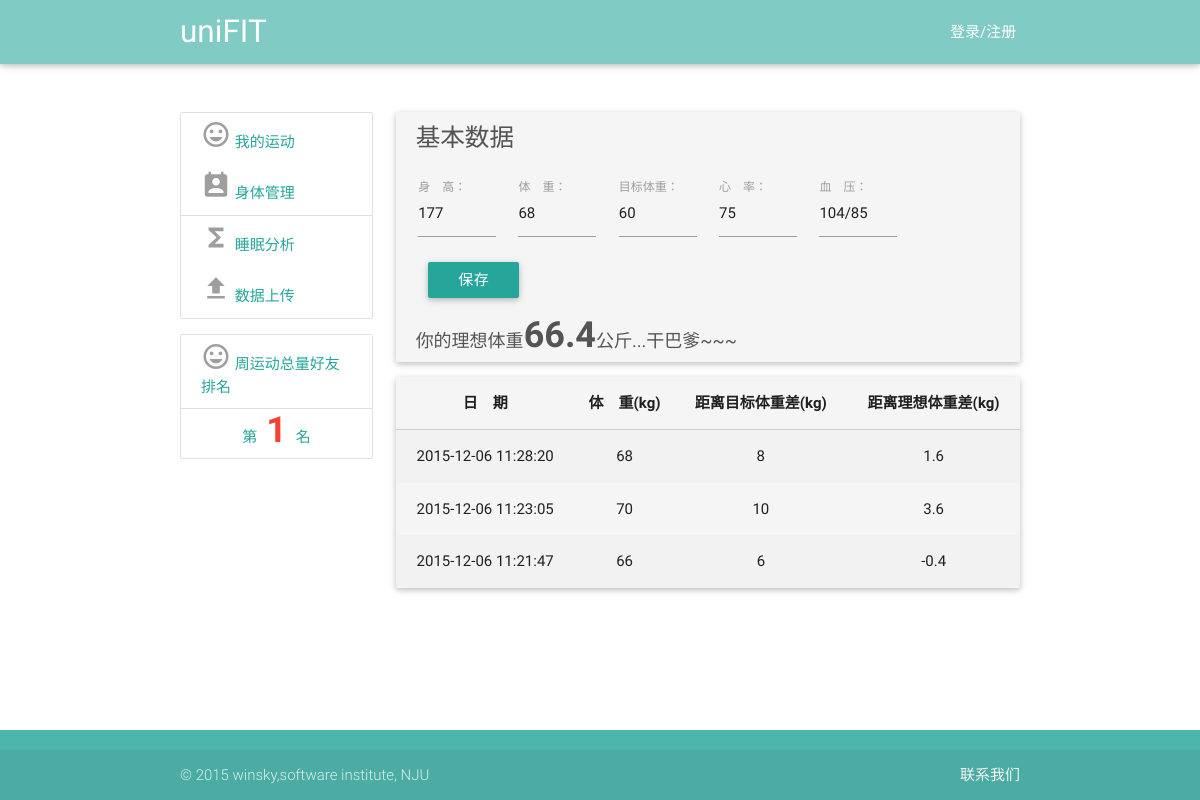
The page /view/bodyManage.php?userName=winsky on the database its author committed.
### tables this page shows
CREATE TABLE userBody(id integer primary key,userName varchar(40),height int,weight int,weightGoal,heart int,blood varchar(20),upLoadTime date);

### service/HealthService.php (called while the page is built, shortened)
<?php
require_once("../utils/SqliteHelper.php");
class HealthService {
    var $db_name_body = "userBody";
    var $db_name_sport = "userSport";
    var $DB = null;
    public function __construct() {
        $this->DB = new SqliteHelper('../data.db');
    }
    public function getStaticsPerWeek($userName) {
        $today = date("Y-m-d", time());
        $week = $this->getCurWeekDay($today);
        $sunday = $week[0];
        $saturday = $week[6];
        $sql = "select sum(meters) as meters_total,sum(minutes) as minutes_total,sum(calories) as calories_total from " . $this->db_name_sport . " where userName='" . $userName . "' and upLoadTime<='" . $saturday . "' and upLoadTime>='" . $sunday . "'";
        $data = $this->DB->getList($sql);
        $meters_total = $data[0]["meters_total"];
        $minutes_total = $data[0]["minutes_total"];
        $calories_total = $data[0]["calories_total"];
        if ($meters_total == "") {
            $meters_total = 0;
        }
        if ($calories_total == "") {
            $calories_total = 0;
        }
        $minutes_total_hour = floor($minutes_total / 24);
        $minutes_total_minute = $minutes_total % 24;
        $result = array("meters_total" => $meters_total,
            "minutes_total_hour" => $minutes_total_hour,
            "minutes_total_minute" => $minutes_total_minute,
            "calories_total" => $calories_total
        );
        return $result;
    }
    private function getCurWeekDay($today) {
        $whichD = date('w', strtotime($today));
        $weeks = array();
        for ($i = 0; $i < 7; $i++) {
            if ($i < $whichD) {
                $date = strtotime($today) - ($whichD - $i) * 24 * 3600;
            } else {
                $date = strtotime($today) + ($i - $whichD) * 24 * 3600;
            }
            $weeks[$i] = date('Y-m-d', $date);
        }
        return $weeks;
    }
    public function getUserBodyData($userName, $num) {
        $sql = "select * from " . $this->db_name_body . " where userName='" . $userName . "' order by upLoadTime desc";
        if ($num > 0) {
            $sql = $sql . " limit " . $num . ";";
        }
        $result = $this->DB->getList($sql);
        $data = array();
        foreach ($result as $rt) {
            $height = $rt["height"];
            $weight = $rt["weight"];
            $weightGoal = $rt["weightGoal"];
            $heart = $rt["heart"];
            $blood = $rt["blood"];
            $upLoadTime = $rt["upLoadTime"];
            $bodyData = array("height" => $height, "weight" => $weight, "weightGoal" => $weightGoal, "heart" => $heart, "blood" => $blood, "upLoadTime" => $upLoadTime);
            array_push($data, $bodyData);
        }
        return $data;
    }
    public function getRank($userName) {
        $data = array();
        $my_data = $this->getStaticsPerWeek($userName)["meters_total"];
        array_push($data, (int)$my_data);
        $sql = "select friends from friends where name='" . $userName . "';";
        $friends = $this->DB->getList($sql);
        foreach ($friends as $friend) {
            foreach ($friend as $myFriend) {
                $friend_data = $this->getStaticsPerWeek($myFriend);
                $meter_total = $friend_data["meters_total"];
                array_push($data, (int)$meter_total);
            }
        }
        rsort($data);
        $rank = 1;
        for ($i = 1; $i <= sizeof($data); $i++) {
            if ($data[$i - 1] == $my_data) {
                $rank = $i;
                break;
            }
        }
        return $rank;
    }
}

### utils/SqliteHelper.php (called while the page is built, shortened)
<?php
class SqliteHelper {
    function __construct($file) {
        try {
            $this->conn = new PDO('sqlite:' . $file);
        } catch (PDOException $e) {
            try {
                $this->conn = new PDO('sqlite2:' . $file);
            } catch (PDOException $e) {
                exit('error!');
            }
        }
    }
    function __destruct() {
        $this->conn = null;
    }
    function query($sql) {
        return $this->conn->query($sql);
    }
    function getList($sql) {
        $recordList = array();
        foreach ($this->RecordArray($sql) as $rstmp) {
            $recordList[] = $rstmp;
        }
        return $recordList;
    }
    function RecordArray($sql) {
        return $this->query($sql)->fetchAll();
    }
}

### view/bodyManage.php (the view, shortened to what this page needs)
<!DOCTYPE html>
<html lang="en">
<head>
    <link href="../css/material_icons.css" rel="stylesheet" media="screen,projection">
    <link href="../css/materialize.css" type="text/css" rel="stylesheet" media="screen,projection"/>
    <link href="../css/style.css" type="text/css" rel="stylesheet" media="screen,projection"/>
</head>
<body onload="write_header();write_footer()">
<header></header>
<?php
$userName = $_GET["userName"];
?>
<div class="main container">
    <div class="row">
        <div class="col s12 l3">
            <div class="collection black-text">
                <a class="collection-item waves-effect waves-light" onclick="return change('events')">
                    <i class="small grey-text mdi-editor-insert-emoticon"></i>
                    我的运动
                </a>
                <a class="collection-item waves-effect waves-light" onclick="return change('body')">
                    <i class="small grey-text mdi-action-perm-contact-cal"></i>
                    身体管理
                </a>
                <a class="collection-item waves-effect waves-light" onclick="return change('sleep')">
                    <i class="small grey-text mdi-editor-functions"></i>
                    睡眠分析
                </a>
                <a class="collection-item waves-effect waves-light" onclick="return change('upload')">
                    <i class="small grey-text mdi-file-file-upload"></i>
                    数据上传
                </a>
            </div>
            <div class="collection black-text">
                <a class="collection-item waves-effect waves-light">
                    <i class="small grey-text mdi-editor-insert-emoticon"></i>
                    周运动总量好友排名
                </a>
                <a class="collection-item waves-effect waves-light center">
                    第<span class="red-text" style="font-size: 36px;font-weight: bold;">
                        <?php
                        require_once("../service/HealthService.php");
                        $healthService = new HealthService();
                        $rank = $healthService->getRank($userName);
                        echo $rank;
                        ?>
                    </span>名
                </a>
            </div>
        </div>
        <div class="col s12 l9" id="right-content">
            <?php
            require_once("../service/healthService.php");
            $healthService = new HealthService();
            $data = $healthService->getUserBodyData($userName, 1);
            if (sizeof($data) == 1) {
                $height = $data[0]["height"];
                $weight = $data[0]["weight"];
                $weightGoal = $data[0]["weightGoal"];
                $heart = $data[0]["heart"];
                $blood = $data[0]["blood"];
            } else {
                $height = 0;
                $weight = 0;
                $weightGoal = 0;
                $heart = 0;
                $blood = 0;
            }
            ?>
            <div class="card grey lighten-4">
                <h5 style="margin-left: 20px;font-weight: 100;font-family: '微软雅黑';color:#545454;">基本数据</h5>
                <div class="input-field col s12">
                    <div class="input-field col s4 l2">
                        <input id="height" type="text" name="height" value="<?php echo $height; ?>">
                        <label for="height" class="active">身　高：</label>
                    </div>
                    <div class="input-field col s4 l2">
                        <input id="weight" type="text" name="weight" value="<?php echo $weight; ?>">
                        <label for="weight" class="active">体　重：</label>
                    </div>
                    <div class="input-field col s4 l2">
                        <input id="weightGoal" type="text" name="weightGoal" value="<?php echo $weightGoal; ?>">
                        <label for="weightGoal" class="active">目标体重：</label>
                    </div>
                    <div class="input-field col s4 l2">
                        <input id="heart" type="text" name="heart" value="<?php echo $heart; ?>">
                        <label for="heart" class="active">心　率：</label>
                    </div>
                    <div class="input-field col s4 l2">
                        <input id="blood" type="text" name="blood" class="validate" value="<?php echo $blood; ?>">
                        <label for="blood" class="active">血　压：</label>
                    </div>
                    <div class="col s8 table-container">
                        <div class="row-container">
                            <div class="input-field cell">
                                <input type="submit" value="保存" onclick="updateBody();" class="btn btn-primary">
                            </div>
                            <div class="input-field cell">
                                <font color="red" size="3"><span id="result" style="margin-left: 100px;"></span></font>
                            </div>
                        </div>
                    </div>
                </div>
                <div style="color:#545454;font-size: 18px;padding-left: 20px;float: left">
                    你的理想体重<span style="font-size: 36px;font-weight: bold;"
                                id="idealWeight"><?php echo round(21.2 * $height * $height / 10000, 1); ?></span>公斤...干巴爹~~~
                </div>
            </div>
            <div class="card grey lighten-4">
                <table class="striped centered responsive-table display" id="example">
                    <thead>
                    <tr>
                        <th data-field="date">日　期</th>
                        <th data-field="weight">体　重(kg)</th>
                        <th data-field="gap">距离目标体重差(kg)</th>
                        <th data-field="idealGap">距离理想体重差(kg)</th>
                    </tr>
                    </thead>
                    <tbody>
                    <?php
                    $bodyData = $healthService->getUserBodyData($userName, 5);
                    foreach ($bodyData as $row) {
                        $date = $row["upLoadTime"];
                        $weight = $row["weight"];
                        $weightGoal = $row["weightGoal"];
                        $gap = $weight - $weightGoal;
                        $height = $row["height"];
                        $idealGap = round($weight - 21.2 * $height * $height / 10000, 1);
                        ?>
                        <tr>
                            <td><?php echo $date; ?></td>
                            <td><?php echo $weight; ?></td>
                            <td><?php echo $gap; ?></td>
                            <td><?php echo $idealGap; ?></td>
                        </tr>
                        <?php
                    }
                    ?>
                    </tbody>
                </table>
            </div>
        </div>
    </div>
</div>
<div id="footer"></div>
</body>
</html>

### view/bodyManage.php (style rules this page uses)
.row { margin-left: 14%; margin-right: 14%; }
.main { margin-top: 40px; }
.table-container { display: table; border-spacing: 10px; }
.row-container { display: table-row; }
.cell { display: table-cell; }

### rows shown on the page
userbody: height "177", weight "68", weightGoal "60", heart "75", blood "104/85", 21.2*$height*$height/10000 "66.4", upLoadTime "2015-12-06 11:28:20", gap "8", idealGap "1.6"
userbody: upLoadTime "2015-12-06 11:23:05", weight "70", gap "10", idealGap "3.6"
userbody: upLoadTime "2015-12-06 11:21:47", weight "66", gap "6", idealGap "-0.4"

### other values the page prints
$rank "1"
